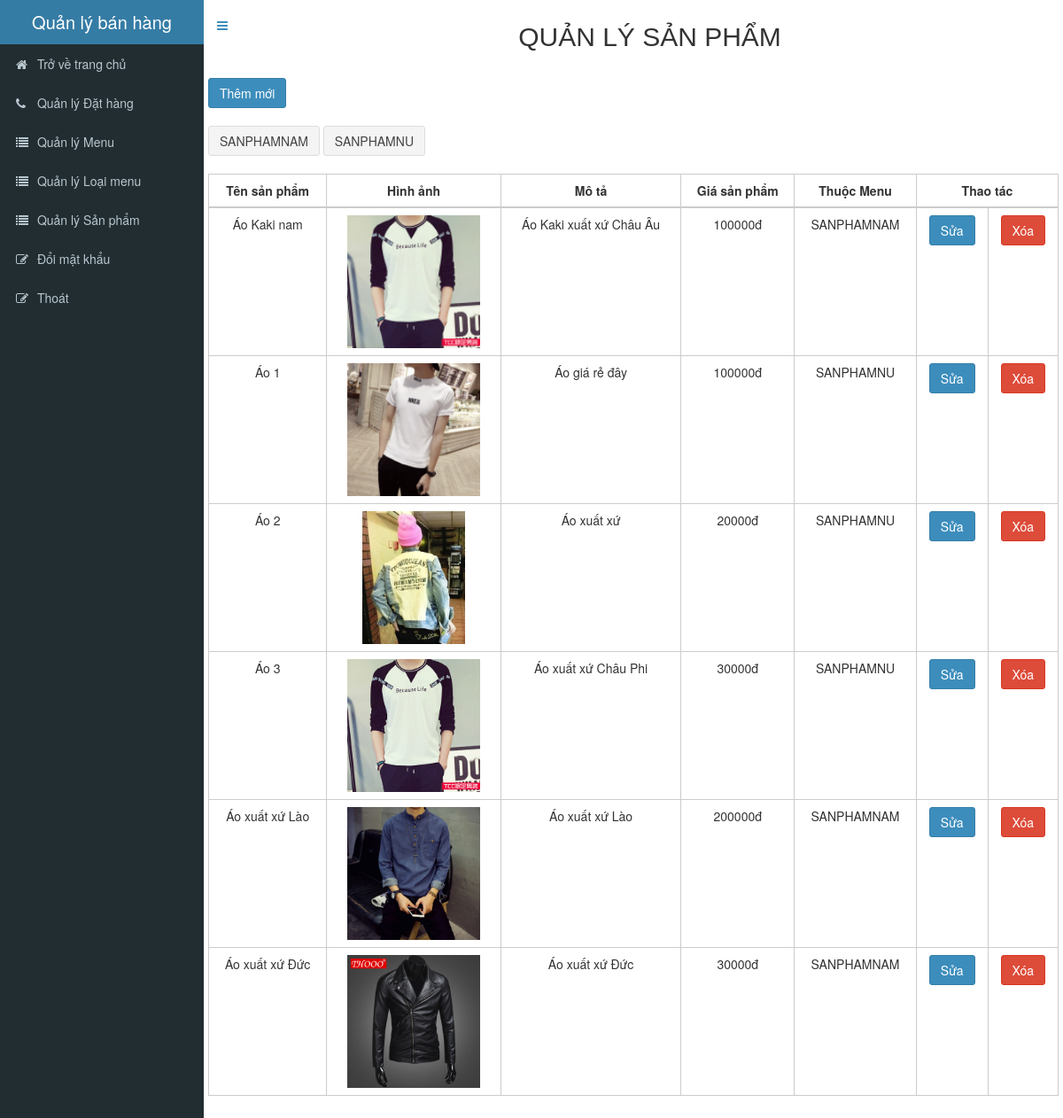
Page /?role=admin&controller=products&action=index (signed in) on the committed database.
### tables this page shows
CREATE TABLE `menus` (
  `id` int(10) unsigned NOT NULL AUTO_INCREMENT,
  `name` varchar(255) DEFAULT NULL,
  `parent_id` int(10) unsigned DEFAULT '0',
  `menu_type_id` int(10) unsigned DEFAULT NULL,
  PRIMARY KEY (`id`),
  KEY `FK_Menu_MenuType` (`menu_type_id`),
  CONSTRAINT `FK_Menu_MenuType` FOREIGN KEY (`menu_type_id`) REFERENCES `menu_types` (`id`) ON DELETE CASCADE ON UPDATE CASCADE
);

CREATE TABLE `products` (
  `id` int(10) unsigned NOT NULL AUTO_INCREMENT,
  `name` varchar(255) DEFAULT NULL,
  `description` text,
  `price` float DEFAULT NULL,
  `menu_id` int(10) unsigned DEFAULT NULL,
  `image` varchar(255) DEFAULT NULL,
  PRIMARY KEY (`id`),
  KEY `FK_Menu_Product` (`menu_id`),
  CONSTRAINT `FK_Menu_Product` FOREIGN KEY (`menu_id`) REFERENCES `menus` (`id`) ON DELETE CASCADE ON UPDATE CASCADE
);

### controllers/admin/products.controller.php (called while the page is built, shortened)
<?php
class ProductsController
{
    private $productRepository;
    private $menuRepository;
    public function __construct(ProductRepository $productRepository, MenuRepository $menuRepository)
    {
        $this->productRepository = $productRepository;
        $this->menuRepository = $menuRepository;
    }
    public function index()
    {
        $id = isset($_GET['menuId']) ? $_GET['menuId'] : false;
        if ($id) {
            $products = $this->productRepository->findBy('menu_id', $id, 'int');
        } else {
            $products = $this->productRepository->all();
        }
        $menus = $this->menuRepository->menuList();
        require "views/admin/products/index.view.php";
    }
}

### index.php (called while the page is built, shortened)
<?php
require "routes.php";

### shared/Helpers.php (called while the page is built, shortened)
<?php
function route($controller="pages", $action = "home", $role=""){
    return ($role == "admin" ? "?role=admin&" : "?") . "controller=$controller&action=$action";
}

### repositories/MenuRepository.php (called while the page is built, shortened)
<?php
class MenuRepository implements RepositoryInterface
{
    private $pdo;
    public function __construct(PDO $pdo)
    {
        $this->pdo = $pdo;
    }
    public function menuList()
    {
        $statement = $this->pdo->prepare("select menus.* from menus JOIN menu_types ON menus.menu_type_id = menu_types.id WHERE menu_types.name = 'Menu danh sách'");
        $statement->execute();
        return $statement->fetchAll(PDO::FETCH_CLASS, 'Menu');
    }
    public function findById($id)
    {
        $statement = $this->pdo->prepare("select * from menus where id = :id");
        $statement->bindParam(':id', $id, PDO::PARAM_INT);
        $statement->execute();
        return $statement->fetchObject('Menu');
    }
}

### repositories/ProductsRepository.php (called while the page is built, shortened)
<?php
require "models/Product.php";
class ProductRepository implements RepositoryInterface
{
    private $pdo;
    public function __construct(PDO $pdo)
    {
        $this->pdo = $pdo;
    }
    public function all()
    {
        $statement = $this->pdo->prepare("Select * from products");
        $statement->execute();
        return $statement->fetchAll(PDO::FETCH_CLASS, 'Product');
    }
}

### models/Product.php (called while the page is built, shortened)
<?php
class Product
{
    public $menu_id;
    public function getMenuName()
    {
        if ($this->menu_id){
            $config = require "config.php";
            $pdo = Connection::make($config['database']);
            $menuRepository = new MenuRepository($pdo);
            return $menuRepository->findById($this->menu_id)->name;
        }
    }
}

### views/admin/products/index.view.php (the view)
<?php require "views/admin/partials/head.view.php"; ?>
<h2 class="text-center">QUẢN LÝ SẢN PHẨM</h2>
<br>
<a href="<?=route("products", "create", "admin")?>" class="btn btn-primary">Thêm mới</a>
<br><br>
<?php if (isset($menus)): ?>
    <?php foreach ($menus as $menu) : ?>
        <a href="<?=route("products", "index&menuId=" .$menu->id, "admin")?>" class="btn <?= isset($_GET['menuId']) && $_GET['menuId'] == $menu->id ? 'btn-primary' : 'btn-default'; ?>"><?= $menu->name; ?></a>
    <?php endforeach; ?>
<?php endif; ?>
<br><br>
<div class="table-responsive">
    <table class="table table-hover table-bordered table-responsive text-center">
        <tr>
            <th>Tên sản phẩm</th>
            <th>Hình ảnh</th>
            <th>Mô tả</th>
            <th>Giá sản phẩm</th>
            <th>Thuộc Menu</th>
            <th colspan="2">Thao tác</th>
        </tr>
        <tbody>
        <?php if (isset($products)): ?>
            <?php foreach ($products as $product): ?>
                <tr>
                    <td><?= $product->name ?></td>
                    <td><img src="uploads/<?= $product->image?>" width="150" /></td>
                    <td><?= $product->description; ?></td>
                    <td><?= $product->price ?>đ</td>
                    <td><?= $product->getMenuName(); ?></td>
                    <td class="text-right"><a href="<?=route("products", "edit&id=" . $product->id, "admin")?>" class="btn btn-primary"> Sửa </a></td>
                    <td align="left"><a onclick="return confirmDelete();" href="<?=route("products", "destroy&id=" . $product->id, "admin")?>" class="btn btn-danger"> Xóa </a></td>
                </tr>
            <?php endforeach; ?>
        <?php endif; ?>
        </tbody>
    </table>
</div>
</div>
<?php require "views/admin/partials/footer.view.php"; ?>

### views/admin/partials/head.view.php (style rules this page uses)
.table-bordered>thead>tr>th, .table-bordered>tbody>tr>th, .table-bordered>tfoot>tr>th, .table-bordered>thead>tr>td, .table-bordered>tbody>tr>td, .table-bordered>tfoot>tr>td { border-color: #ccc;; }
.table > tbody + tbody { border-color: #ccc;; }

### rows in the picture
menus: name "SANPHAMNAM"
menus: name "SANPHAMNU"
products: name "Áo Kaki nam", image (picture), description "Áo Kaki xuất xứ Châu Âu", price "100000", menu.name "SANPHAMNAM"
products: name "Áo 1", image (picture), description "Áo giá rẻ đây", price "100000", menu.name "SANPHAMNU"
products: name "Áo 2", image (picture), description "Áo xuất xứ", price "20000", menu.name "SANPHAMNU"
products: name "Áo 3", image (picture), description "Áo xuất xứ Châu Phi", price "30000", menu.name "SANPHAMNU"
products: name "Áo xuất xứ Lào", image (picture), description "Áo xuất xứ Lào", price "200000", menu.name "SANPHAMNAM"
products: name "Áo xuất xứ Đức", image (picture), description "Áo xuất xứ Đức", price "30000", menu.name "SANPHAMNAM"
